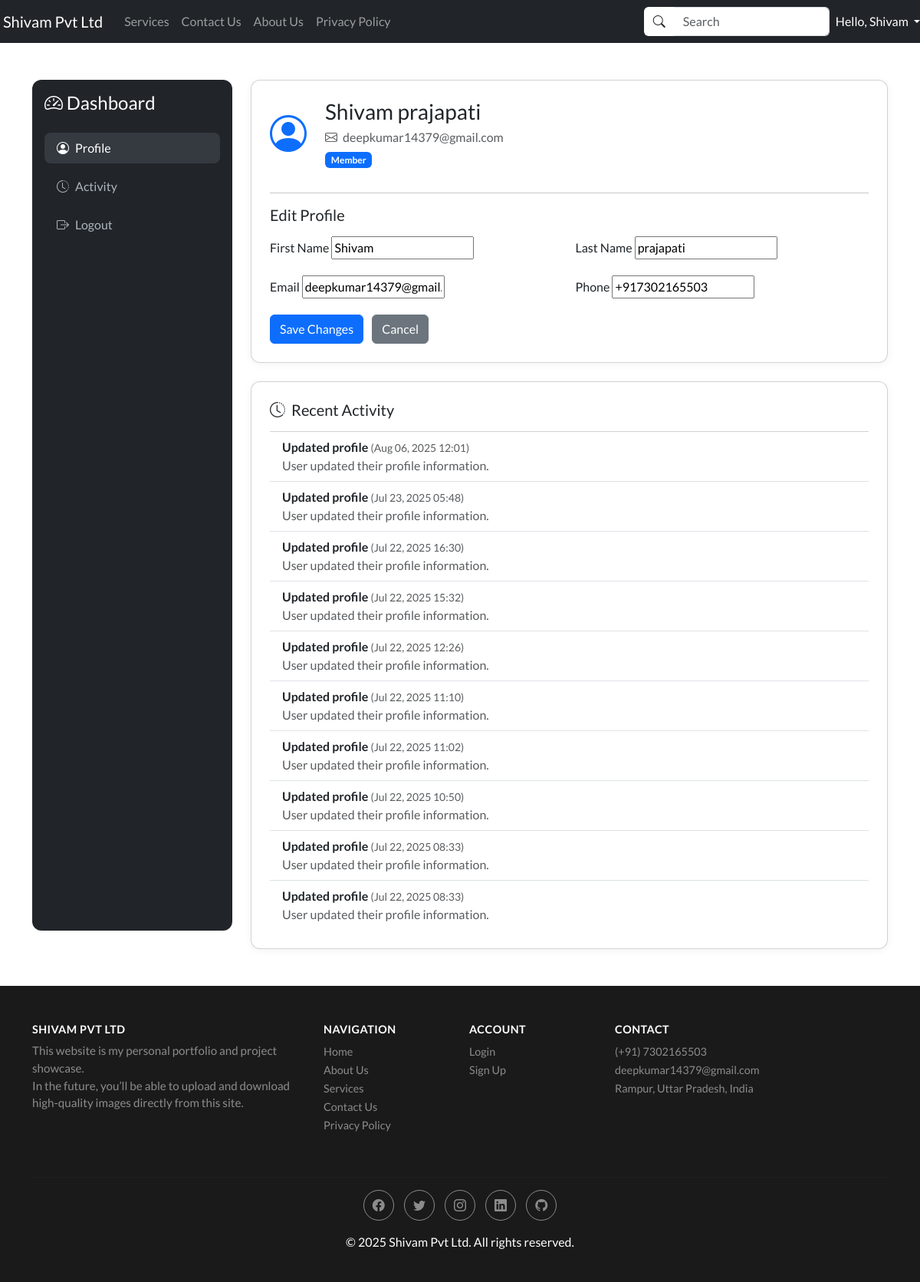
The page /dashboard/?edit=1 (signed in) on the database its author committed.
### home/models.py (models this page shows, shortened)
class Profile(models.Model):
    user = models.OneToOneField(User, on_delete=models.CASCADE)
    phone = models.CharField(max_length=20, blank=True)

class Activity(models.Model):
    user = models.ForeignKey(User, on_delete=models.CASCADE)
    action = models.CharField(max_length=255)
    timestamp = models.DateTimeField(auto_now_add=True)
    details = models.TextField(blank=True)

### home/views.py (the view)
# urls.py: path('dashboard/', views.dashboard, name='dashboard'),
@login_required
def dashboard(request):
    user = request.user
    Profile.objects.get_or_create(user=user)
    edit_mode = request.GET.get('edit') == '1'
    if request.method == 'POST':
        form = ProfileEditForm(request.POST, instance=user)
        if form.is_valid():
            form.save()
            Activity.objects.create(user=user, action='Updated profile', details='User updated their profile information.')
            messages.success(request, 'Profile updated successfully!')
            return redirect('dashboard')  # No edit param, so view mode
        else:
            edit_mode = True  # Stay in edit mode if form invalid
    else:
        form = ProfileEditForm(instance=user)
    activities = Activity.objects.filter(user=user).order_by('-timestamp')[:10]
    return render(request, 'dashboard.html', {
        'form': form,
        'activities': activities,
        'edit_mode': edit_mode,
    })

### home/forms.py (shortened to what this page needs)
class ProfileEditForm(forms.ModelForm):
    first_name = forms.CharField(max_length=30, required=True, label='First Name')
    last_name = forms.CharField(max_length=30, required=True, label='Last Name')
    email = forms.EmailField(max_length=254, required=True, label='Email')
    phone = forms.CharField(max_length=20, required=False, label='Phone')
    class Meta:
        model = User
        fields = ['first_name', 'last_name', 'email']
    def __init__(self, *args, **kwargs):
        user = kwargs.get('instance')
        super().__init__(*args, **kwargs)
        if user and hasattr(user, 'profile'):
            self.fields['phone'].initial = user.profile.phone

### home/templates/dashboard.html (shortened to what this page needs)
{% extends 'base.html' %}
{% block body %}
<div class="container dashboard-container py-5">
    <div class="row">
        <div class="col-md-3 mb-4">
            <div class="sidebar p-3 h-100">
                <h4 class="mb-4"><i class="bi bi-speedometer2"></i> Dashboard</h4>
                <nav class="nav flex-column">
                    <a class="nav-link active" href="#"><i class="bi bi-person-circle me-2"></i>Profile</a>
                    <a class="nav-link" href="#"><i class="bi bi-clock-history me-2"></i>Activity</a>
                    <a class="nav-link" href="{% url 'logout' %}"><i class="bi bi-box-arrow-right me-2"></i>Logout</a>
                </nav>
            </div>
        </div>
        <div class="col-md-9">
            <div class="row g-4">
                <div class="col-12">
                    <div class="card user-card p-4">
                        <div class="d-flex align-items-center mb-3">
                            <div class="me-4">
                                <i class="bi bi-person-circle" style="font-size: 3rem; color: #0d6efd;"></i>
                            </div>
                            <div>
                                <h3 class="mb-1">{{ user.first_name|default:user.username }} {{ user.last_name }}</h3>
                                <p class="mb-1 text-muted"><i class="bi bi-envelope me-1"></i> {{ user.email }}</p>
                                <span class="badge bg-primary">Member</span>
                            </div>
                        </div>
                        <hr>
                        {% if edit_mode %}
                        <h5 class="mb-3">Edit Profile</h5>
                        <form method="post" class="row g-3">
                            <div class="col-md-6">
                                <label for="id_first_name" class="form-label">First Name</label>
                                {{ form.first_name }}
                            </div>
                            <div class="col-md-6">
                                <label for="id_last_name" class="form-label">Last Name</label>
                                {{ form.last_name }}
                            </div>
                            <div class="col-md-6">
                                <label for="id_email" class="form-label">Email</label>
                                {{ form.email }}
                            </div>
                            <div class="col-md-6">
                                <label for="id_phone" class="form-label">Phone</label>
                                {{ form.phone }}
                            </div>
                            <div class="col-12">
                                <button type="submit" class="btn btn-primary">Save Changes</button>
                                <a href="{% url 'dashboard' %}" class="btn btn-secondary ms-2">Cancel</a>
                            </div>
                        </form>
                        {% else %}
                        <div class="mb-3">
                            <a href="{% url 'dashboard' %}?edit=1" class="btn btn-outline-primary">Edit Profile</a>
                        </div>
                        {% endif %}
                    </div>
                </div>
                <div class="col-12">
                    <div class="card activity-card p-4">
                        <h5 class="mb-3"><i class="bi bi-clock-history me-2"></i>Recent Activity</h5>
                        <ul class="list-group list-group-flush">
                            {% if activities %}
                                {% for activity in activities %}
                                    <li class="list-group-item">
                                        <span class="fw-bold">{{ activity.action }}</span>
                                        <span class="text-muted small">({{ activity.timestamp|date:'M d, Y H:i' }})</span><br>
                                        <span class="text-muted">{{ activity.details }}</span>
                                    </li>
                                {% endfor %}
                            {% else %}
                                <li class="list-group-item">No recent activity to show.</li>
                            {% endif %}
                        </ul>
                    </div>
                </div>
            </div>
        </div>
    </div>
</div>
{% endblock body %}

### home/templates/base.html (shortened to what this page needs)
<!doctype html>
<html lang="en">
<head>
  <link href="https://cdn.jsdelivr.net/npm/bootstrap@5.0.2/dist/css/bootstrap.min.css" rel="stylesheet"
>
  <link rel="stylesheet" href="https://unpkg.com/bootstrap@5.3.3/dist/css/bootstrap.min.css">
  <link rel="stylesheet" href="https://unpkg.com/bs-brain@2.0.4/components/services/service-5/assets/css/service-5.css">
  <link rel="stylesheet" href="https://unpkg.com/bootstrap@5.3.3/dist/css/bootstrap.min.css">
<link rel="stylesheet" href="https://unpkg.com/bs-brain@2.0.4/components/logins/login-6/assets/css/login-6.css">
</head>
<body>
  <div class="d-flex flex-column min-vh-100">
    <nav class="navbar navbar-expand-lg navbar-dark bg-dark">
      <a class="navbar-brand p-1" href="{% url 'home' %}">Shivam Pvt Ltd</a>
      <div class="collapse navbar-collapse" id="navbarNav">
        <ul class="navbar-nav me-auto mb-2 mb-lg-0">
          <li class="nav-item">
            <a class="nav-link" href="/services">Services</a>
          </li>
          <li class="nav-item">
            <a class="nav-link" href="/contact">Contact Us</a>
          </li>
          <li class="nav-item">
            <a class="nav-link" href="/about">About Us</a>
          </li>
          <li class="nav-item">
            <a class="nav-link" href="{% url 'privacy_policy' %}">Privacy Policy</a>
          </li>
        </ul>
        <div class="d-flex align-items-center">
            <form class="d-flex me-2" action="{% url 'search_files' %}" method="get">
                <div class="input-group">
                    <button class="input-group-text bg-white border-end-0" type="submit" style="border: none;">
                        <i class="bi bi-search"></i>
                    </button>
                    <input class="form-control border-start-0" type="search" name="query" placeholder="Search" aria-label="Search" value="{{ request.GET.query }}">
                </div>
            </form>
            {% if user.is_authenticated %}
                <div class="nav-item dropdown">
                    <a class="nav-link dropdown-toggle text-white" href="#" id="navbarDropdown" role="button" data-bs-toggle="dropdown" aria-expanded="false">
                        Hello, {{ user.first_name|default:user.username }}
                    </a>
                </div>
            {% else %}
                <a href="{% url 'login' %}" class="btn btn-outline-light">Login</a>
            {% endif %}
        </div>
      </div>
    </nav>
    <main class="flex-fill">
      {% block body %} {% endblock body %}
    </main>
    <footer class="new-footer pt-5 pb-4 mt-auto">
      <div class="container">
          <div class="row">
              <div class="col-lg-4 col-md-6 mb-4">
                  <h5>Shivam Pvt Ltd</h5>
                  <p class="slogan" style="color:#8c8c8c; font-size:0.95rem;">
                      This website is my personal portfolio and project showcase.<br>
                      In the future, you’ll be able to upload and download high-quality images directly from this site.
                  </p>
              </div>
              <div class="col-lg-2 col-md-6 mb-4">
                  <h6>Navigation</h6>
                  <ul class="list-unstyled">
                      <li><a href="{% url 'home' %}">Home</a></li>
                      <li><a href="{% url 'about' %}">About Us</a></li>
                      <li><a href="{% url 'services' %}">Services</a></li>
                      <li><a href="{% url 'contact' %}">Contact Us</a></li>
                      <li><a href="{% url 'privacy_policy' %}">Privacy Policy</a></li>
                  </ul>
              </div>
              <div class="col-lg-2 col-md-6 mb-4">
                  <h6>Account</h6>
                  <ul class="list-unstyled">
                      <li><a href="{% url 'login' %}">Login</a></li>
                      <li><a href="{% url 'register' %}">Sign Up</a></li>
                  </ul>
              </div>
              <div class="col-lg-4 col-md-6 mb-4">
                  <h6>Contact</h6>
                  <ul class="list-unstyled">
                      <li><a href="#">(+91) 7302165503</a></li>
                      <li><a href="#">deepkumar14379@gmail.com</a></li>
                      <li><a href="#">Rampur, Uttar Pradesh, India</a></li>
                  </ul>
              </div>
          </div>
          <hr>
          <div class="row text-center">
              <div class="col-12">
                  <div class="social-icons mb-3">
                      <a href="https://www.facebook.com/shivam.kumar.prajapati.606052" class="social-icon"><i class="bi bi-facebook"></i></a>
                      <a href="#" class="social-icon"><i class="bi bi-twitter"></i></a>
                      <a href="https://www.instagram.com/shivam.k_45?igsh=MWN1b29qNnd0NGt5cw==" class="social-icon"><i class="bi bi-instagram"></i></a>
                      <a href="https://www.linkedin.com/in/shivamkumar-ai?utm_source=share&utm_campaign=share_via&utm_content=profile&utm_medium=android_app" class="social-icon"><i class="bi bi-linkedin"></i></a>
                      <a href="https://github.com/shivamkumar71" class="social-icon" target="_blank"><i class="bi bi-github"></i></a>
                  </div>
                  <p class="copyright">&copy; {% now "Y" %} Shivam Pvt Ltd. All rights reserved.</p>
              </div>
          </div>
      </div>
    </footer>
  </div>
  <link rel="stylesheet" href="https://cdn.jsdelivr.net/npm/bootstrap-icons@1.10.5/font/bootstrap-icons.css">
</body>
</html>

### home/templates/base.html (style rules this page uses)
body { font-family: 'Lato', sans-serif; }
.new-footer { background-color: #1a1a1a; color: #fff; }
.new-footer h5, .new-footer h6 { font-weight: bold; text-transform: uppercase; font-size: 0.9rem; letter-spacing: 0.5px; }
.new-footer .slogan { color: #8c8c8c; font-size: 0.8rem; }
.new-footer .list-unstyled a { color: #8c8c8c; text-decoration: none; font-size: 0.9rem; transition: color 0.3s ease; }
.new-footer hr { border-top: 1px solid #333; }
.new-footer .social-icons .social-icon { display: inline-flex; justify-content: center; align-items: center; width: 40px; height: 40px; border-radius: 50%; border: 1px solid #8c8c8c; color: #8c8c8c; margin: 0 5px; text-decoration: none; transition: all 0.3s ease; }

### home/templates/dashboard.html (style rules this page uses)
.dashboard-container { min-height: 70vh; }
.sidebar { background: #212529; color: #fff; border-radius: 12px; padding: 30px 0; min-height: 100%; }
.sidebar .nav-link { color: #adb5bd; font-weight: 500; margin-bottom: 10px; transition: color 0.2s; }
.sidebar .nav-link.active, .sidebar .nav-link:hover { color: #fff; background: #343a40; border-radius: 8px; }
.user-card { border-radius: 12px; box-shadow: 0 2px 12px rgba(0,0,0,0.05); }
.activity-card { border-radius: 12px; box-shadow: 0 2px 12px rgba(0,0,0,0.05); }

### rows shown on the page
Profile: phone "+917302165503"
Activity: action "Updated profile", timestamp "Aug 06, 2025 12:01", details "User updated their profile information."
Activity: action "Updated profile", timestamp "Jul 23, 2025 05:48", details "User updated their profile information."
Activity: action "Updated profile", timestamp "Jul 22, 2025 16:30", details "User updated their profile information."
Activity: action "Updated profile", timestamp "Jul 22, 2025 15:32", details "User updated their profile information."
Activity: action "Updated profile", timestamp "Jul 22, 2025 12:26", details "User updated their profile information."
Activity: action "Updated profile", timestamp "Jul 22, 2025 11:10", details "User updated their profile information."
Activity: action "Updated profile", timestamp "Jul 22, 2025 11:02", details "User updated their profile information."
Activity: action "Updated profile", timestamp "Jul 22, 2025 10:50", details "User updated their profile information."
Activity: action "Updated profile", timestamp "Jul 22, 2025 08:33", details "User updated their profile information."
Activity: action "Updated profile", timestamp "Jul 22, 2025 08:33", details "User updated their profile information."

### other values the page prints
{{ user.first_name|default:user.username }} "Shivam"
{{ user.last_name }} "prajapati"
{{ user.email }} "deepkumar14379@gmail.com"
